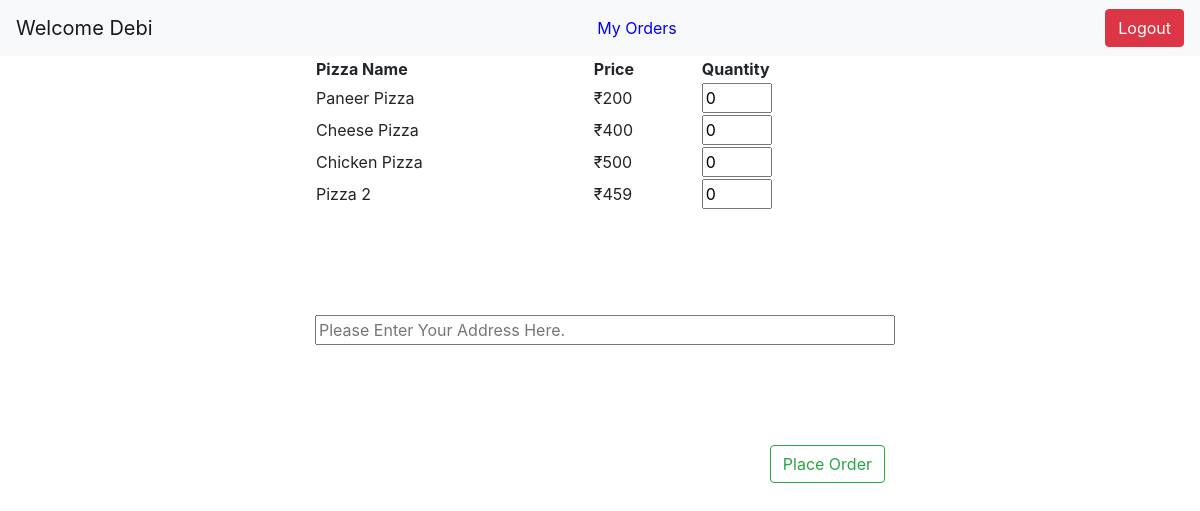
Page /user_welcome/ (signed in) on the committed database.
### pizza_app/models.py (models this page shows)
class Pizza_Model(models.Model):
    name = models.CharField(max_length=10)
    price = models.CharField(max_length=10)

### pizza_app/views.py (the view)
# urls.py: path('user_welcome/', user_welcome_view, name='user_page'),
def user_welcome_view(request):
    if not request.user.is_authenticated:
        return redirect('user_login_page')
    username = request.user.username
    context = {'username': username, 'pizzas': Pizza_Model.objects.all()}
    return render(request, 'pizza_app/welcome_user.html', context)

### pizza_app/templates/pizza_app/welcome_user.html (shortened to what this page needs)
{% extends 'base.html' %}
{% block content %}
<nav class="navbar navbar-light bg-light">
  <a class="navbar-brand">Welcome {{username}}</a>
    <a class="nav-item" style="color: blue;text-decoration: none" href="/user_orders_section/">My Orders</a>
    <a href="/user_logout/" class="btn btn-danger">Logout</a>
</nav>
<form method="post" action="/place_order/">
    <div class="container" style="width: 50%;display: block;margin: auto;">
        <table style="width: 100%">
            <tr>
                <th>Pizza Name</th>
                <th>Price</th>
                <th>Quantity</th>
            </tr>
            {% for pizza in pizzas %}
            <tr>
                <td>{{pizza.name}}</td>
                <td>₹{{pizza.price}}</td>
                <td><input type="number" min="0" value="0" name="{{pizza.id}}" style="width: 70px"></td>
            </tr>
            {% endfor %}
        </table>
        <input type="text" placeholder="Please Enter Your Address Here." style="width: 580px; margin-top: 105px" name="address">
        <input type="submit" class="btn btn-outline-success" style="float: right;margin-top: 100px" value="Place Order" name="">
    </div>
</form>
{% endblock %}

### rows in the picture
Pizza_Model: name "Paneer Pizza", price "200"
Pizza_Model: name "Cheese Pizza", price "400"
Pizza_Model: name "Chicken Pizza", price "500"
Pizza_Model: name "Pizza 2", price "459"

### other values in the picture
{{ username }} "Debi"
